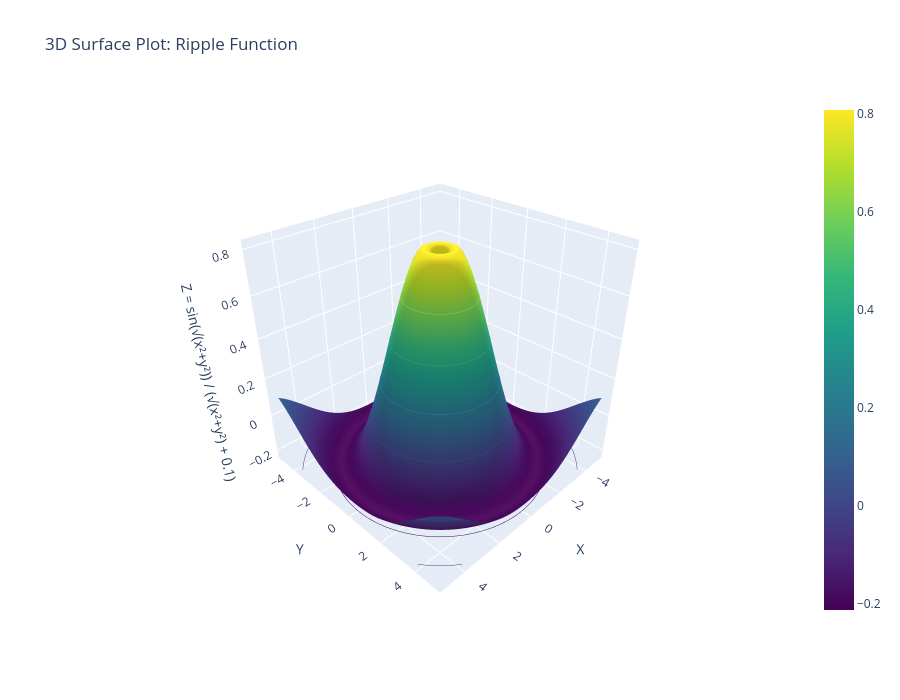

The code cell stored with this chart in its notebook:
### Markdown cell above
## 6️⃣ 3D Surface Plots

### What Are Surface Plots?

Surface plots show a **continuous surface** in 3D space, representing how Z changes as a function of X and Y.

**Use Cases:**
- Mathematical functions: z = f(x, y)
- Terrain elevation maps
- Temperature/pressure fields
- Probability density surfaces
- Response surfaces in experiments

**Reading Surface Plots:**
- **Height**: Z-value (the function output)
- **Color**: Often represents Z-value or gradient
- **Peaks**: Maximum values
- **Valleys**: Minimum values
- **Ridges**: Lines of high values

Let's create a mathematical surface to demonstrate:

### Code cell
print("🏔️ Creating 3D surface plot\n")

# Create a mathematical surface: z = sin(√(x² + y²))
# This creates a "ripple" effect radiating from the origin

# Create grid
x = np.linspace(-5, 5, 100)
y = np.linspace(-5, 5, 100)
X, Y = np.meshgrid(x, y)

# Calculate Z values
R = np.sqrt(X**2 + Y**2)
Z = np.sin(R) / (R + 0.1)  # Add small constant to avoid division by zero

# Create surface plot with Plotly for interactivity
fig = go.Figure(data=[go.Surface(
    x=X,
    y=Y,
    z=Z,
    colorscale='Viridis',
    contours={
        "z": {"show": True, "usecolormap": True, "highlightcolor": "limegreen", "project": {"z": True}}
    }
)])

fig.update_layout(
    title='3D Surface Plot: Ripple Function',
    scene=dict(
        xaxis_title='X',
        yaxis_title='Y',
        zaxis_title='Z = sin(√(x²+y²)) / (√(x²+y²) + 0.1)',
        camera=dict(
            eye=dict(x=1.5, y=1.5, z=1.3)
        )
    ),
    height=700
)

fig.show()

print("\n🔍 What You're Seeing:")
print("- Central peak where x=0, y=0")
print("- Ripples radiating outward (like water waves)")
print("- Contour lines projected on bottom (like topographic map)")
print("- Color gradient shows height (purple=low, yellow=high)")
print("\n💡 Rotate the plot to see the structure from different angles!")

### Figure 1 — Plotly figure (JSON) as saved in the notebook; plotly's stock layout.template omitted (floating-point values rounded to 4 significant figures; data arrays with more than 128 entries replaced by an {"elided": "..."} marker saying what was removed)
{"data": [{"colorscale": [[0.0, "#440154"], [0.1111, "#482878"], [0.2222, "#3e4989"], [0.3333, "#31688e"], [0.4444, "#26828e"], [0.5556, "#1f9e89"], [0.6667, "#35b779"], [0.7778, "#6ece58"], [0.8889, "#b5de2b"], [1.0, "#fde725"]], "contours": {"z": {"highlightcolor": "limegreen", "project": {"z": true}, "show": true, "usecolormap": true}}, "type": "surface", "x": {"elided": "100x100 float values"}, "y": {"elided": "100x100 float values"}, "z": {"elided": "100x100 float values"}}], "layout": {"height": 700, "scene": {"camera": {"eye": {"x": 1.5, "y": 1.5, "z": 1.3}}, "xaxis": {"title": {"text": "X"}}, "yaxis": {"title": {"text": "Y"}}, "zaxis": {"title": {"text": "Z = sin(√(x²+y²)) / (√(x²+y²) + 0.1)"}}}, "title": {"text": "3D Surface Plot: Ripple Function"}}}
